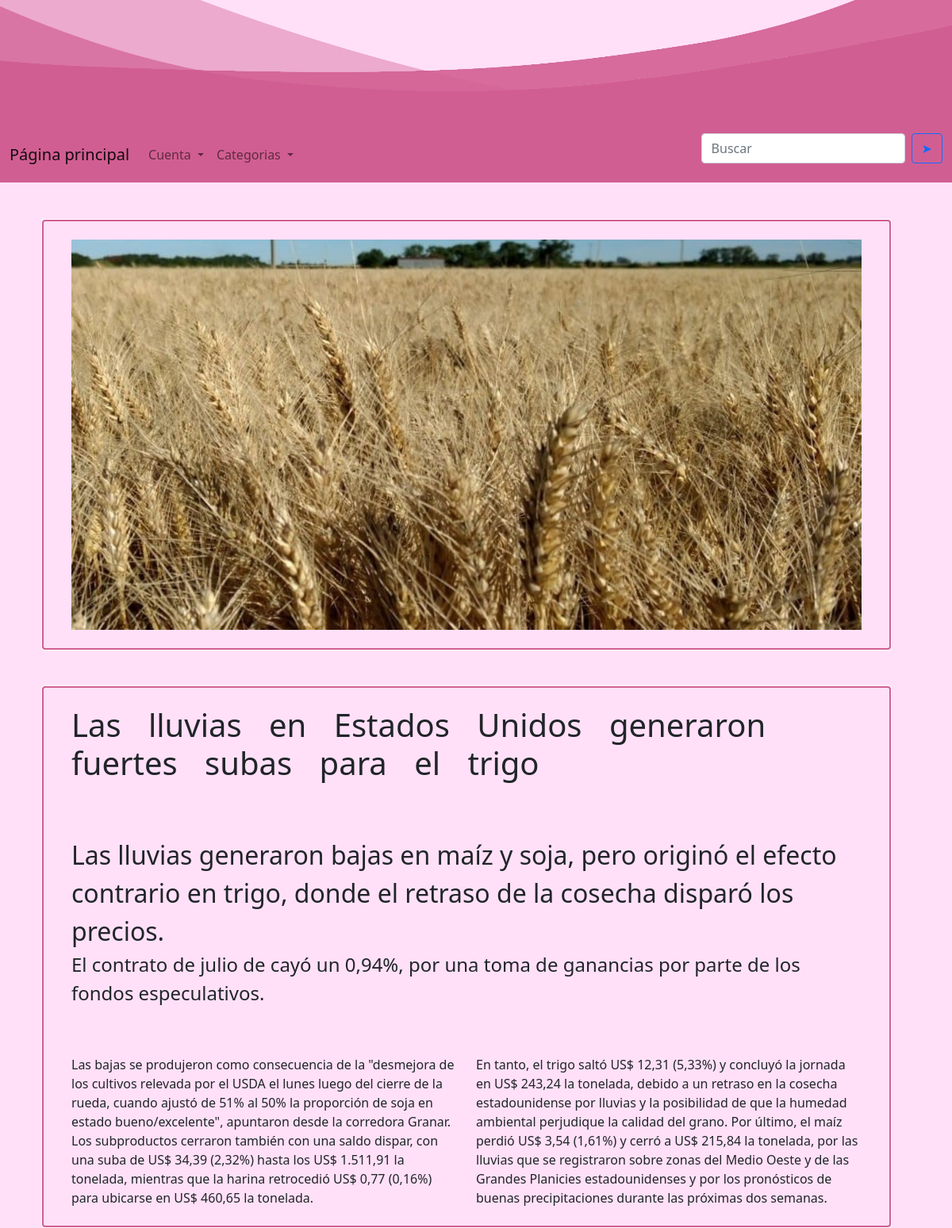
The page /noticias/13 on the database its author committed.
### app.py (models this page shows)
class Noticia(db.Model):
    __tablename__ = "Noticias"
    id = db.Column(db.Integer, primary_key=True)
    titulo = db.Column(db.String(50), nullable=False)
    imagen = db.Column(db.String(120), nullable=False)
    subtitulo = db.Column(db.String(300), nullable=False)
    resaltado = db.Column(db.String(500), nullable=False)
    columna1 = db.Column(db.String(2000), nullable=False)
    columna2 = db.Column(db.String(2000), nullable=False)
    categoria = db.Column(db.String(16), nullable=False)

### app.py (the view)
@app.route("/noticias/<int:id>")
def ir_a_noticia(id):
    noticias = Noticia.query.all()
    noticia_buscada = next((noticia for noticia in noticias if noticia.id == id), None)
    if not noticia_buscada:
        return abort(404)
    return render_template("noticia-base.html", noticia_buscada=noticia_buscada, noticias=noticias)

### templates/noticia-base.html (shortened to what this page needs)
{% extends "navbar.html" %}
{% block head %}
{{ super() }}
{% endblock %}
{% block body %}
{{super()}}
    <div class="container">
        <div class="row"><img class="newspage-image" src='/static{{noticia_buscada.imagen}}'> </div>
        <div class="row">
            <h1 class="news-title fs-1">{{noticia_buscada.titulo}}</h1>
            <div class="fs-2">{{noticia_buscada.subtitulo}}</div>
            <div class="fs-4">{{noticia_buscada.resaltado}}</div>
            <div class="col">{{noticia_buscada.columna1}}</div>
            <div class="col">{{noticia_buscada.columna2}}</div>
        </div>
        </div>
{% endblock %}

### static/css/noticias.css (style rules this page uses)
.row { margin-top: 4vw; margin-left: 1vw; margin-bottom: 4vw; padding-top: 2vw; margin-right: 3vw; padding-bottom: 2vw; padding-left: 2vw; padding-right: 2vw; outline: auto; outline-color: #d15e92; }
body { background: #ffe0f8 !important; }
h1, .fs-4 { padding-bottom: 5vw; }
.news-title { word-spacing: 2vw; }
.container { justify-content: right; }

### rows shown on the page
Noticia: imagen (picture), titulo "Las lluvias en Estados Unidos generaron fuertes subas para el trigo", subtitulo "Las lluvias generaron bajas en maíz y soja, pero originó el efecto contrario en trigo, donde el retraso de la cosecha disparó los precios.", resaltado "El contrato de julio de cayó un 0,94%, por una toma de ganancias por parte de los fondos especulativos.", columna1 "Las bajas se produjeron como consecuencia de la \"desmejora de los cultivos relevada por el USDA el lunes luego del cierre de la rueda, cuando ajustó de 51% al 50% la proporción de soja en estado bueno/excelente\", apuntaron desde la corredora Granar. Los subproductos cerraron también con una saldo dispar, con una suba de US$ 34,39 (2,32%) hasta los US$ 1.511,91 la tonelada, mientras que la harina retrocedió US$ 0,77 (0,16%) para ubicarse en US$ 460,65 la tonelada.", columna2 "En tanto, el trigo saltó US$ 12,31 (5,33%) y concluyó la jornada en US$ 243,24 la tonelada, debido a un retraso en la cosecha estadounidense por lluvias y la posibilidad de que la humedad ambiental perjudique la calidad del grano. Por último, el maíz perdió US$ 3,54 (1,61%) y cerró a US$ 215,84 la tonelada, por las lluvias que se registraron sobre zonas del Medio Oeste y de las Grandes Planicies estadounidenses y por los pronósticos de buenas precipitaciones durante las próximas dos semanas."
